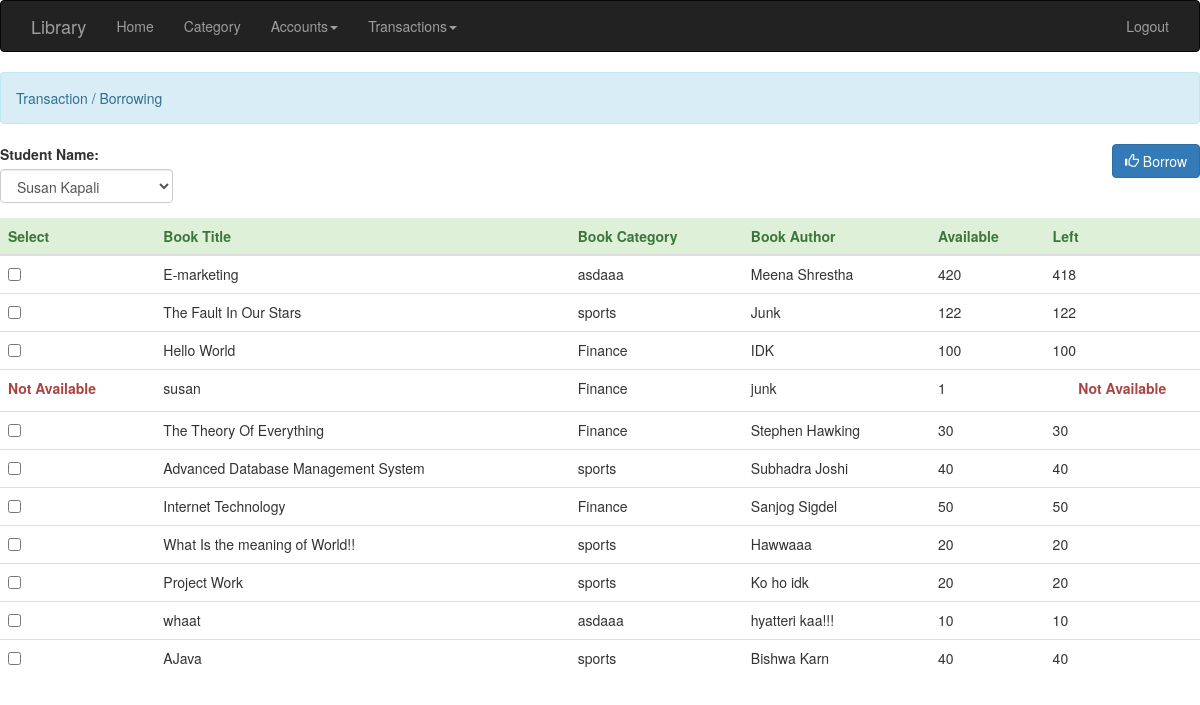
Page /auth/borrows/ (signed in) on the committed database.
### books/models.py (models this page shows, shortened)
class Book(models.Model):
    title = models.CharField(max_length=255, unique=True)
    categories = models.ManyToManyField(Category)
    cover = models.TextField(max_length=100000, blank=True, null=True)
    author = models.CharField(max_length=255, unique=True)
    description = models.TextField(max_length=25000, blank=True, null=True)
    available = models.IntegerField(default=0)

### category/models.py (models this page shows, shortened)
class Category(models.Model):
    title= models.CharField(max_length=100)
    date= models.DateField(default=timezone.now)
    user = models.ForeignKey(User,on_delete=models.CASCADE)

### myauth/views.py (the view, shortened to what this page needs)
# urls.py: path('borrows/',views.borrow,name='borrows'),
@login_required(login_url='login')
def borrow(request):
    students = Student.objects.all()
    books = Book.objects.all()
    datas = []
    for book in books:
        left = Borrow.objects.filter(status="Borrowed", book__title=book.title).aggregate(Sum('qty'))
        if left['qty__sum'] is None:
            l = 0
        else:
            l = int(left['qty__sum'])
        datas.append(book.available - l)
    return render(request, "borrow.html", {"datas": zip(books, datas), "students": students})

### templates/borrow.html (shortened to what this page needs)
{% extends 'base/master.html' %}
{% load staticfiles %}
{% block content %}
<div>
        <div class="alert alert-info">Transaction / Borrowing</div>
        <form method="POST" action="">
            <div class="form-group pull-left">
                <label>Student Name:</label>
                <br/>
                <select class="form-control" name="student_id" id="student">
                    {% for student in students %}
                        <option value='{{ student.id }}'>{{ student.firstname }} {{ student.lastname }}</option>
                    {% endfor %}
                </select>
            </div>
            <div class="form-group pull-right">
                <button name="save_borrow" class="btn btn-primary"><span class="glyphicon glyphicon-thumbs-up"></span>
                    Borrow
                </button>
            </div>
            <table id="table" class="table table-stripped">
                <thead class="alert-success">
                <tr>
                    <th>Select</th>
                    <th>Book Title</th>
                    <th>Book Category</th>
                    <th>Book Author</th>
                    <th>Available</th>
                    <th>Left</th>
                </tr>
                </thead>
                <tbody>
                {% for book, data in datas %}
                    <tr>
                        <td>
                            {% if data == 0 %}
                                <label class='text-danger'>Not Available</label>
                            {% else %}
                                <input type="checkbox" name="selector" value="{{ book.id }}">
                            {% endif %}
                        </td>
                        <td>{{ book.title }}</td>
                        <td>{{ book.categories.all.0.title }}</td>
                        <td>{{ book.author }}</td>
                        <td>{{ book.available }}</td>
                        <td>
                            {% if data == 0 %}
                                <center><label class='text-danger'>Not Available</label></center>
                            {% else %}
                                {{ data }}
                            {% endif %}
                        </td>
                    </tr>
                {% endfor %}
                </tbody>
            </table>
        </form>
    </div>
{% endblock %}

### rows in the picture
Book: title "E-marketing", categories.all.0 "asdaaa", author "Meena Shrestha", available "420", data "418"
Book: title "The Fault In Our Stars", categories.all.0 "sports", author "Junk", available "122"
Book: title "Hello World", categories.all.0 "Finance", author "IDK", available "100"
Book: shows "Not Available", title "susan", categories.all.0 "Finance", author "junk", available "1"
Book: title "The Theory Of Everything", categories.all.0 "Finance", author "Stephen Hawking", available "30"
Book: title "Advanced Database Management System", categories.all.0 "sports", author "Subhadra Joshi", available "40"
Book: title "Internet Technology", categories.all.0 "Finance", author "Sanjog Sigdel", available "50"
Book: title "What Is the meaning of World!!", categories.all.0 "sports", author "Hawwaaa", available "20"
Book: title "Project Work", categories.all.0 "sports", author "Ko ho idk", available "20"
Book: title "whaat", categories.all.0 "asdaaa", author "hyatteri kaa!!!", available "10", data "10"
Book: title "AJava", categories.all.0 "sports", author "Bishwa Karn", available "40"

### other values in the picture
form field student_id "Susan Kapali"
